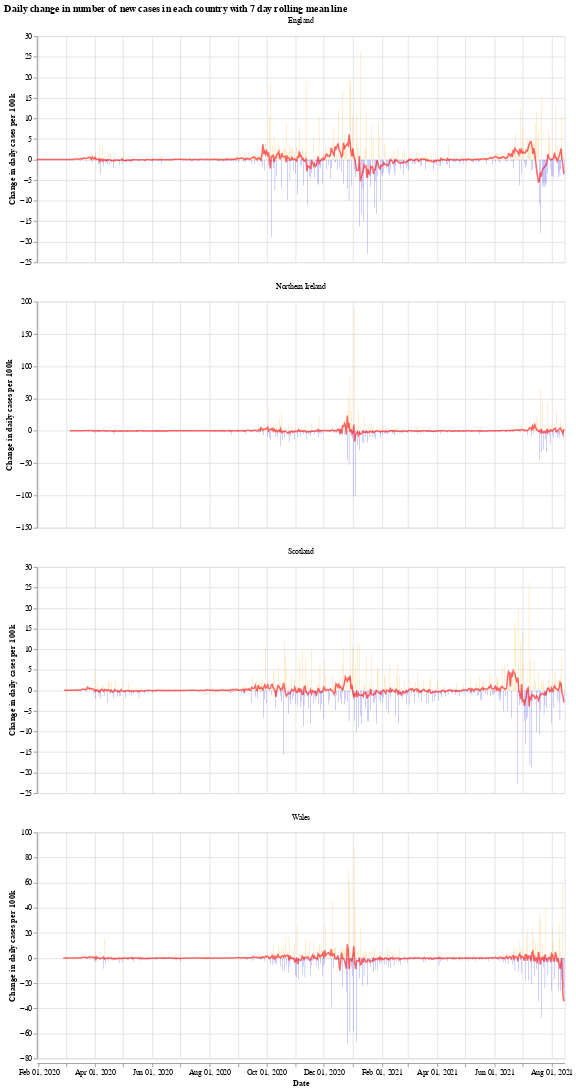

The notebook cell this image was saved under:
### Markdown cell above
We will use the Python library `Altair` for visualising the data, see the [altair docs](https://altair-viz.github.io/) for more information.

First we have a graph which shows the daily change in the number of new cases for each country. This number jumps up and down all over the place, which is likely due to delay in reporting of new cases over the weekend. Another interesting thing is that it looks like the daily cases in Wales experienced a much shorter period of calm over the summer (calm in the sense of daily cases not jumping up and down).

The orange bars are days when the number of new cases (per 100k population) was more than the previous day, while the blue are days when the number of new cases dropped. The red line is the 7 day moving average. 

When the moving average line is below 0, it means that there is a consistent drop in new cases. We can see this clearly happening around the times that lockdowns were introduced (though, to varying degrees). I will update the graphs soon with a marker of when each lockdown started.

### Code cell
# collapse
import altair as alt

bars = alt.Chart(uk_cases).mark_bar().encode(
    x=alt.X("yearmonthdate(date):T", axis=alt.Axis(title='Date')),
    y=alt.Y("casesChangeRate:Q", axis=alt.Axis(title='Change in daily cases per 100k')),
    tooltip='casesChange',
    color=alt.condition(
        alt.datum.casesChangeRate > 0,
        alt.value("orange"),  # The positive color
        alt.value("blue")  # The negative color
    )
).properties(title='Daily change in number of new cases with 7 day rolling mean',width=700).interactive()

line = alt.Chart(uk_cases).mark_line(
    color='red',
    size=2,
    opacity=0.6
).transform_window(
    rolling_mean='mean(casesChangeRate)',
    frame=[0, 7],
    groupby=['areaName']
).encode(
    x='yearmonthdate(date):T',
    y='rolling_mean:Q'
)

alt.layer(bars, line, data=uk_cases).facet(alt.Column(
    'areaName', title=''), columns=1).resolve_scale(y='independent').properties(title='Daily change in number of new cases in each country with 7 day rolling mean line')

### Figure 1 — Vega-Lite specification as saved in the notebook (floating-point values rounded to 4 significant figures; data arrays with more than 128 entries replaced by an {"elided": "..."} marker saying what was removed)
{"config": {"view": {"continuousWidth": 400, "continuousHeight": 300}}, "data": {"name": "data-f99a83ffa6ba34019cd2f5a04035552c"}, "facet": {"type": "nominal", "field": "areaName", "title": ""}, "spec": {"layer": [{"mark": "bar", "encoding": {"color": {"condition": {"value": "orange", "test": "(datum.casesChangeRate > 0)"}, "value": "blue"}, "tooltip": {"type": "quantitative", "field": "casesChange"}, "x": {"type": "temporal", "axis": {"title": "Date"}, "field": "date", "timeUnit": "yearmonthdate"}, "y": {"type": "quantitative", "axis": {"title": "Change in daily cases per 100k"}, "field": "casesChangeRate"}}, "selection": {"selector001": {"type": "interval", "bind": "scales", "encodings": ["x", "y"]}}, "title": "Daily change in number of new cases with 7 day rolling mean", "width": 700}, {"mark": {"type": "line", "color": "red", "opacity": 0.6, "size": 2}, "encoding": {"x": {"type": "temporal", "field": "date", "timeUnit": "yearmonthdate"}, "y": {"type": "quantitative", "field": "rolling_mean"}}, "transform": [{"window": [{"op": "mean", "field": "casesChangeRate", "as": "rolling_mean"}], "frame": [0, 7], "groupby": ["areaName"]}]}]}, "columns": 1, "resolve": {"scale": {"y": "independent"}}, "title": "Daily change in number of new cases in each country with 7 day rolling mean line", "$schema": "https://vega.github.io/schema/vega-lite/v4.8.1.json", "datasets": {"data-f99a83ffa6ba34019cd2f5a04035552c": {"elided": "2160 records"}}}
